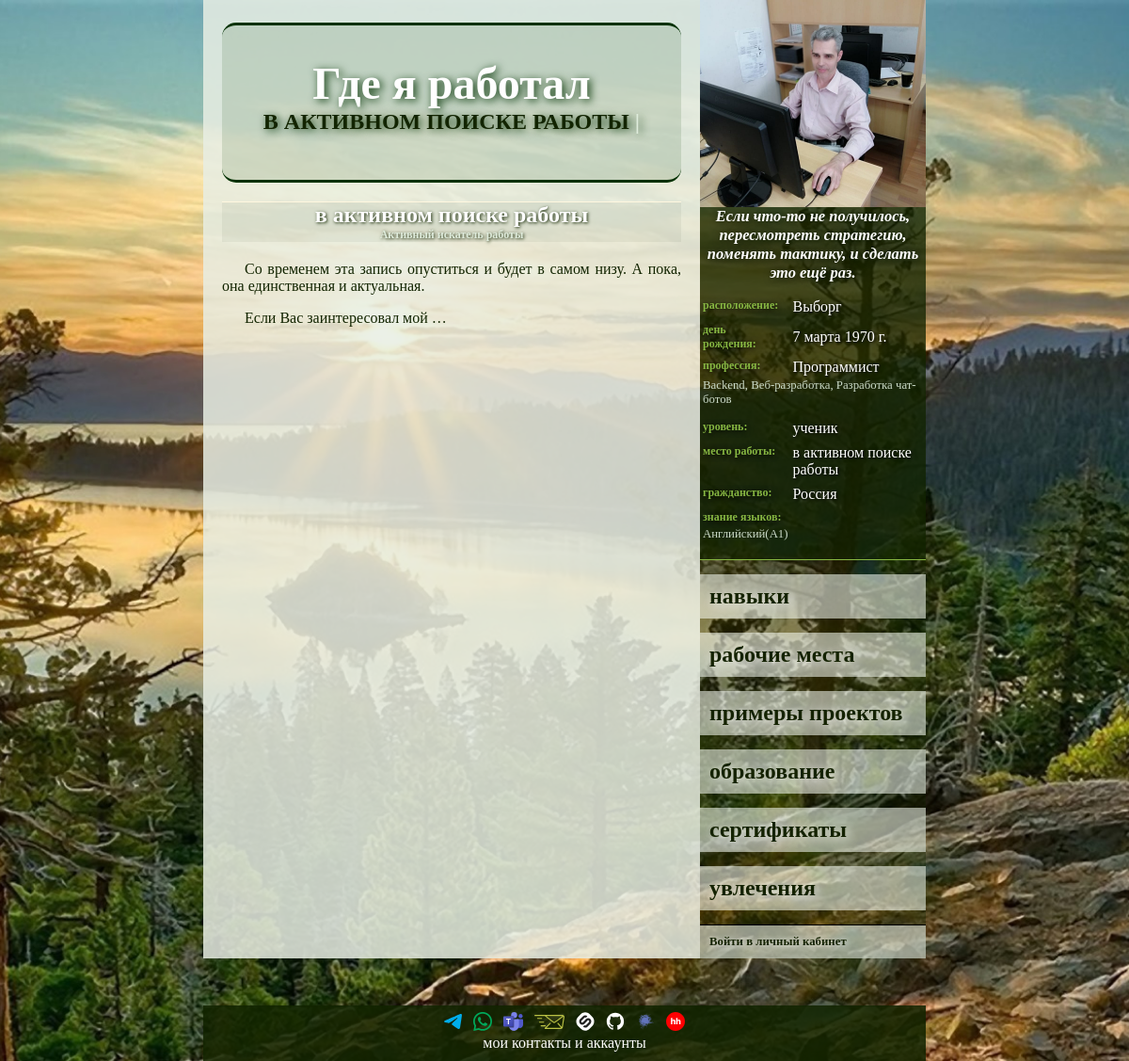
Screenshot of /1/data/working with the database file from the repository.
### new/models.py (models this page shows, shortened)
class Generalization(models.Model):
    name = models.CharField(max_length=500, unique=True, verbose_name="Наименование")
    description = models.TextField(verbose_name="Описание")
    class Meta:
        abstract = True

class StartAndEndDates(models.Model):
    start_date = models.DateField(blank=True, null=True, verbose_name="Дата начала")
    end_date = models.DateField(blank=True, null=True, verbose_name="Дата конца")
    start_date: Optional[date]
    end_date: Optional[date]
    class Meta:
        abstract = True

class LinkToTheOriginal(models.Model):
    link_to_the_original = models.URLField(blank=True, null=True, verbose_name="Ссылка на оригинал")
    class Meta:
        abstract = True

class Working(Generalization, StartAndEndDates, LinkToTheOriginal):
    position = models.CharField(max_length=255, verbose_name="Должность")
    used_skills = models.ManyToManyField(
        Skill,
        blank=True,
        related_name="i_worked_for",
        verbose_name="Навыки полученные на этой работе",
    )
    class Meta:
        verbose_name = "Рабочее место"
        verbose_name_plural = "Рабочие места"

class MyUser(AbstractUser):
    PROFESSIONAL_LEVELS = {
        "": "— Нет никакого —",
        "LR": "ученик",
        "BR": "начинающий",
        "LL": "небольшой опыт",
        "EX": "опыт есть",
        "PR": "профессионал",
        "SP": "супер-профессионал",
        "HB": "хобби",
    }
    BIOLOGICAL_SEX = {
        "": "— Не выбран —",
        "F": "женский",
        "M": "мужской"
    }
    photo = models.ImageField(
        "Собственное изображение",
        upload_to="user_s_photo/",
        null=True,
        blank=True,
    )
    biological_sex = models.CharField(
        max_length=1,
        choices=BIOLOGICAL_SEX,
        null=True,
        blank=True,
        verbose_name="Пол",
    )
    patronymic = models.CharField(max_length=100, verbose_name="Отчество", null=True, blank=True)
    birthday = models.DateField(null=True, blank=True, verbose_name="День рождения")
    citizenship = models.ForeignKey(
        CountryOfConsignment, on_delete=models.SET_NULL, null=True, blank=True, verbose_name="Гражданство"
    )
    city = models.ForeignKey(City, on_delete=models.SET_NULL, null=True, blank=True, verbose_name="Город")
    profession = models.ForeignKey(
        Profession, on_delete=models.SET_NULL, null=True, blank=True, verbose_name="Профессия"
    )
    specialization_professions = models.ManyToManyField(
        SupplementProfession,
        blank=True,
        related_name="supplement_user",
        verbose_name="Специализация",
    )
    the_level_of_professionalism = models.CharField(
        max_length=2,
        choices=PROFESSIONAL_LEVELS,
        null=True,
        blank=True,
        verbose_name="Уровень профессионализма",
    )
    job = models.ForeignKey(
        Organization,
        on_delete=models.SET_NULL,
        null=True,
        blank=True,
        verbose_name="Текущее место работы",
    )
    languages = models.ManyToManyField(
        Language,
        blank=True,
        related_name="knowledge_of_foreign_languages",
        verbose_name="Знание языков",
    )
    motto = models.CharField(max_length=1000, verbose_name="Мой девиз", null=True, blank=True)
    about_me = models.TextField(verbose_name="Обо мне", null=True, blank=True)

class City(models.Model):
    name = models.CharField(max_length=100, unique=True, verbose_name="Название")
    class Meta:
        ordering = ["name"]
        verbose_name = "Название города"
        verbose_name_plural = "Названия городов"
    def __str__(self):
        return self.name

class Profession(models.Model):
    name = models.CharField(max_length=100, unique=True, verbose_name="Название")
    supplement_the_profession_of_the_user = models.ManyToManyField(
        SupplementProfession,
        related_name="supplement_profession"
    )
    class Meta:
        ordering = ["name"]
        verbose_name = "Профессия"
        verbose_name_plural = "Профессии"
    def __str__(self):
        return self.name

class SupplementProfession(models.Model):
    name = models.CharField(max_length=100, unique=True, verbose_name="Наименование")
    class Meta:
        ordering = ["name"]
        verbose_name = "Специализация"
        verbose_name_plural = "Специализации"
    def __str__(self):
        return self.name

class Organization(models.Model):
    name = models.CharField(max_length=100, unique=True, verbose_name="Название")
    city = models.ForeignKey(City, on_delete=models.SET_NULL, null=True, blank=True, verbose_name="Город")
    class Meta:
        ordering = ["name"]
        verbose_name = "Организация"
        verbose_name_plural = "Организации"
    def __str__(self):
        return self.name

class CountryOfConsignment(models.Model):
    name = models.CharField(max_length=100, unique=True, verbose_name="Название")
    state_flag = models.ImageField("Государственный флаг", upload_to="flag/", null=True, blank=True)
    class Meta:
        ordering = ["name"]
        verbose_name = "Название страны"
        verbose_name_plural = "Названия стран"
    def __str__(self):
        return self.name

class Language(models.Model):
    LANGUAGE_LEVEL = {
        "A1": "начальный",
        "A2": "элементарный",
        "B1": "средний",
        "B2": "выше среднего",
        "C1": "продвинутый",
        "C2": "профессиональный",
    }
    name = models.CharField(max_length=100, verbose_name="Язык")
    level = models.CharField(
        max_length=2,
        choices=LANGUAGE_LEVEL,
        verbose_name="уровень",
        default="A1"
    )
    class Meta:
        ordering = ["name"]
        verbose_name = "Иностранный язык"
        verbose_name_plural = "Иностранные языки"
    def __str__(self):
        return f"{self.name}({self.level})"

### new/views.py (the view)
class ListOfWorking(GetContext, ListView):
    template_name = "new/list_of_working.html"
    model = Working
    context_object_name = "workings"
    def get_queryset(self):
        queryset = Working.objects.order_by('-start_date')
        return queryset

### new/views.py (called while the page is built)
    def get_context_data(self, **kwargs):
        context = super().get_context_data(**kwargs)
        context['i_am'] = MyUser.objects.get(id=1)
        return context

### new/templates/new/list_of_working.html (shortened to what this page needs)
{%extends 'base.html'%}
{% block body %}
<div class="name_user">
    Где я работал
    <div class="under_name_user">
        {% for working in workings %}
        <a href="{% url 'отобразить конкретное рабочее место' working.id %}">{{ working.name }}</a> |
        {% endfor %}
    </div>
</div>
{% for working in workings%}
    <div class="specifics">
        <h2>
            {{ working.name }}
            <span class="under_name_user" style="text-transform: none;display: block;">{{ working.position }}</span>
        </h2>
        <a href="{% url 'отобразить конкретное рабочее место' working.id %}"><div class="main_text">
            {{ working.description|linebreaks|truncatewords:20 }}
        </div></a>
    </div>
{% endfor%}
{% endblock body %}

### new/templates/new/main_info.html
{% load static %}
{% if myuser %}
	<div class="photo">{% if myuser.photo %}
		<a href="/{{ myuser.id }}">
			<img
					src="{% static ''|add:myuser.photo.url %}"
					alt="Личная фотография"
			>
		</a>
		{% else %}
		<img
				src="{% static 'images/user_s_photo/default.jpg' %}"
				alt="Фото по умолчанию"
		>
		{% endif %}
	</div>
	<div class="motto">
		{% if myuser.motto %}
			{{ myuser.motto }}
		{% else %}
			у пользователя нет девиза
		{% endif %}
	</div>
	<table class="ind_info">
		<tbody class="tbl_info">
			{% if myuser.city %}
			<tr>
				<td class="left_column">расположение:</td>
				<td class="right_column">{{ myuser.city }}</td>
			</tr>
			{% endif %}
			{% if myuser.birthday %}
			<tr>
				<td class="left_column">день рождения:</td>
				<td class="right_column">{{ myuser.birthday }}</td>
			</tr>
			{% endif %}
			{% if myuser.profession %}
			<tr>
				<td class="left_column">профессия:</td>
				<td class="right_column">{{ myuser.profession }}</td>
			</tr>
			{% endif %}
            {% if myuser.profession %}
                {% if myuser.specialization_professions %}
                    <tr>
                        <td colspan="2" class="uni_cells">
                            {{ myuser.specialization_professions.all|join:", " }}
                        </td>
                    </tr>
                {% endif %}
            {% endif %}
			{% if myuser.get_the_level_of_professionalism_display %}
			<tr>
				<td class="left_column">уровень:</td>
				<td class="right_column">{{ myuser.get_the_level_of_professionalism_display }}</td>
			</tr>
			{% endif %}
			{% if myuser.job %}
			<tr>
				<td class="left_column">место работы:</td>
				<td class="right_column">{{ myuser.job }}</td>
			</tr>
			{% endif %}
			{% if myuser.citizenship %}
			<tr>
				<td class="left_column">гражданство:</td>
				<td class="right_column">{{ myuser.citizenship }}</td>
			</tr>
			{% endif %}
			{% if myuser.languages.all %}
			<tr>
				<td colspan="2" class="left_column">знание языков:</td>
			</tr>
			<tr>
				<td colspan="2" class="uni_cells">
					{{ myuser.languages.all|join:", " }}
				</td>
			</tr>
			{% endif %}
		</tbody>
	</table>
{% endif %}

### static/CSS/style.css (style rules this page uses)
body { background-color: #d6ffe3; background-image: url("../images/background.jpg"); background-repeat: no-repeat; background-position: center center; background-attachment: fixed; background-size: cover; max-width: 768px; margin: auto; }
p { text-align: center; }
h1, h2, h3, h4, h5 { text-align: center; color: white; text-shadow: 0.04em 0.04em 0.15em #122400; border-top: 1.5px solid #fff7df; background: #1224000d; }
.basic_inf a { text-decoration: none; color: #122400; }
.name_user { text-align: center; font-size: 3em; margin-top: 0.3em; font-weight: bold; padding: 0.7em 0 1em; border-top: solid 3px #023000; border-bottom: solid 3px #023000; color: white; text-shadow: 0.05em 0.05em 0.2em #023000; background: #12440e21; border-radius: 15px; }
.under_name_user { color: #dfecdc; font-size: 0.5em; text-transform: uppercase; }
.main_text p { text-align: justify; margin-bottom: 0.5em; text-indent: 1.5em; }

### static/CSS/individual_data.css (style rules this page uses)
.photo { height: 220px; }
.photo img { object-fit: cover; width: 100%; height: 100%; }
.motto { padding: 0 3px; text-align: center; font-size: 1.03em; font-style: italic; font-weight: bold; color: white; text-shadow: 0.09em 0.09em 0.5em #011000; }
.ind_info { width: 100%; margin-bottom: 15px; padding: 10px 0; border-bottom: 0.1em solid #87b742; }
.tbl_info { vertical-align: top; }
td { padding-top: 5px; }
.left_column { font-size: 0.75em; font-weight: bold; padding-right: 10px; color: #87b742; text-shadow: 0.1em 0.1em 0.5em #000; }
.uni_cells { font-size: 0.8em; padding-bottom: 7px; padding-top: 0; text-align: left; color: #ccdbc9; }
.right_column { vertical-align: middle; color: white; text-shadow: 0.09em 0.09em 0.2em #000; }

### rows the page displays
Working: name "В АКТИВНОМ ПОИСКЕ РАБОТЫ", name "в активном поиске работы", position "Активный искатель работы", description "Со временем эта запись опуститься и будет в самом низу. А пока, она единственная и актуальная. Если Вас заинтересовал мой …"
MyUser: photo (picture), motto "Если что-то не получилось, пересмотреть стратегию, поменять тактику, и сделать это ещё раз.", city "Выборг", birthday "7 марта 1970 г.", profession "Программист", specialization_professions.all "Backend, Веб-разработка, Разработка чат-ботов", the_level_of_professionalism "ученик", job "в активном поиске работы", citizenship "Россия", languages.all "Английский(A1)"
